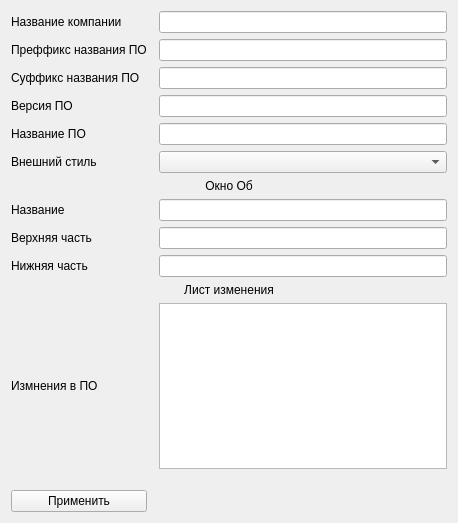
<?xml version="1.0" encoding="UTF-8"?>
<ui version="4.0">
 <class>OptionsForm</class>
 <widget class="QWidget" name="OptionsForm">
  <property name="geometry">
   <rect>
    <x>0</x>
    <y>0</y>
    <width>458</width>
    <height>523</height>
   </rect>
  </property>
  <property name="windowTitle">
   <string>Form</string>
  </property>
  <layout class="QGridLayout" name="gridLayout">
   <item row="13" column="0">
    <widget class="QLabel" name="changelogLabel">
     <property name="text">
      <string>Измнения в ПО</string>
     </property>
    </widget>
   </item>
   <item row="1" column="0">
    <widget class="QLabel" name="preffixSoftwareNameLabel">
     <property name="text">
      <string>Преффикс названия ПО</string>
     </property>
    </widget>
   </item>
   <item row="2" column="0">
    <widget class="QLabel" name="suffixSoftwareNameLabel">
     <property name="text">
      <string>Суффикс названия ПО</string>
     </property>
    </widget>
   </item>
   <item row="3" column="0">
    <widget class="QLabel" name="versionLabel">
     <property name="text">
      <string>Версия ПО</string>
     </property>
    </widget>
   </item>
   <item row="5" column="0">
    <widget class="QLabel" name="styleLabel">
     <property name="text">
      <string>Внешний стиль</string>
     </property>
    </widget>
   </item>
   <item row="4" column="0">
    <widget class="QLabel" name="softwareNameLabel">
     <property name="text">
      <string>Название ПО</string>
     </property>
    </widget>
   </item>
   <item row="0" column="0">
    <widget class="QLabel" name="companyNameLabel">
     <property name="text">
      <string>Название компании</string>
     </property>
    </widget>
   </item>
   <item row="14" column="0" colspan="3">
    <spacer name="verticalSpacer">
     <property name="orientation">
      <enum>Qt::Vertical</enum>
     </property>
     <property name="sizeHint" stdset="0">
      <size>
       <width>20</width>
       <height>40</height>
      </size>
     </property>
    </spacer>
   </item>
   <item row="3" column="2">
    <widget class="QLineEdit" name="versionEdit"/>
   </item>
   <item row="2" column="2">
    <widget class="QLineEdit" name="suffixSoftwareNameEdit"/>
   </item>
   <item row="4" column="2">
    <widget class="QLineEdit" name="softwareNameEdit"/>
   </item>
   <item row="9" column="0">
    <widget class="QLabel" name="aboutTopLabel">
     <property name="text">
      <string>Верхняя часть</string>
     </property>
    </widget>
   </item>
   <item row="7" column="0">
    <widget class="QLabel" name="aboutNameLabel">
     <property name="text">
      <string>Название</string>
     </property>
    </widget>
   </item>
   <item row="10" column="0">
    <widget class="QLabel" name="aboutBottomLabel">
     <property name="text">
      <string>Нижняя часть</string>
     </property>
    </widget>
   </item>
   <item row="9" column="2">
    <widget class="QLineEdit" name="aboutTopEdit"/>
   </item>
   <item row="10" column="2">
    <widget class="QLineEdit" name="aboutBottomEdit"/>
   </item>
   <item row="7" column="2">
    <widget class="QLineEdit" name="aboutNameEdit"/>
   </item>
   <item row="11" column="0" colspan="3">
    <widget class="QLabel" name="label_11">
     <property name="text">
      <string>Лист изменения</string>
     </property>
     <property name="alignment">
      <set>Qt::AlignCenter</set>
     </property>
    </widget>
   </item>
   <item row="5" column="2">
    <widget class="QComboBox" name="styleBox"/>
   </item>
   <item row="0" column="2">
    <widget class="QLineEdit" name="companyNameEdit"/>
   </item>
   <item row="1" column="2">
    <widget class="QLineEdit" name="preffixSoftwareNameEdit"/>
   </item>
   <item row="6" column="0" colspan="3">
    <widget class="QLabel" name="label_7">
     <property name="text">
      <string>Окно Об</string>
     </property>
     <property name="alignment">
      <set>Qt::AlignCenter</set>
     </property>
    </widget>
   </item>
   <item row="15" column="0">
    <widget class="QPushButton" name="acceptButton">
     <property name="text">
      <string>Применить</string>
     </property>
    </widget>
   </item>
   <item row="13" column="2">
    <widget class="QPlainTextEdit" name="changelogEdit"/>
   </item>
  </layout>
 </widget>
 <resources/>
 <connections/>
</ui>
